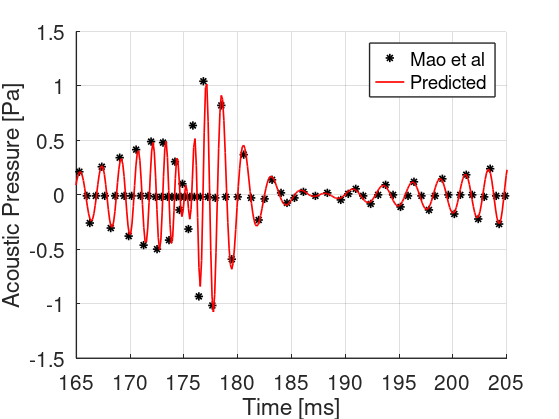

MATLAB code for this plot: (Note: this script raises an error after producing the figure.)
clc
clear
close all
clc

format long

%
set(0,'DefaultLineLineWidth',1.2)
set(0,'DefaultaxesLineWidth',1)
set(0,'DefaultaxesFontSize',15)
%


NFFT=8192;

MaX=0.0; MaY=0.0;MaZ=0.0;
OmegaR = 2.0*pi*27.0;
TR = 2.0*pi/OmegaR;
fR = 1.0/TR;
OmegaM = 500*2.0*pi; 
fM = OmegaM/(2*pi);

Tint=27*TR;
ODT=Tint/NFFT;
OTime = ODT*(0:NFFT-1);



figure(1)
hold on
grid on
f=load('IFFT.txt'); %IFFT data from C code
f1=f(:,1)*NFFT;


thref=importdata('Subrotatingdipoletimehistory000.dat');
plot(thref(:,1),thref(:,2),'k*');
plot(OTime*1000+0.37,2*f1','r-');

legend('Mao et al','Predicted')

xlabel('Time [ms]')
ylabel('Acoustic Pressure [Pa]')

axis([165 205 -1.5 1.5])

set(gca,'XTick',(165:5:205))
set(gcf, 'PaperPositionMode','Auto')   % Use screen size

Filename1 = ['timehistory_',num2str(10*MaX),num2str(10*MaY),num2str(10*MaZ)];
print(Filename1,'-depsc'); 



%
%Comparision of pressure spectrum.
%
refSp=importdata('Subrotatingdipolespectra000.dat');
Pspec=importdata('FDPressureSpectrum.txt');
f=Pspec(:,1);
pF=Pspec(:,2);


k = 0;
FNum = NFFT;

for j = 1:FNum
        
    if mod(f(j)-round(fM),round(fR))==0 %?
    
        k = k+1;
        pFN(k) = pF(j);
        fN(k) = f(j);
        
    end
    
end

FNumN = length(refSp);


figure(2)
grid on
hold on
box on

plot(refSp(:,1),refSp(:,2),'k*')
stem(refSp(:,1),pFN(1:FNumN),'rs')

legend('Mao et al','Predicted')

xlabel('Frequency [Hz]')
ylabel('Acoustic Pressure [Pa]')

axis([0 1500 -0.0001 0.14])

set(gcf, 'PaperPositionMode','Auto')   % Use screen size
Filename2 = ['spectrum_',num2str(10*MaX),num2str(10*MaY),num2str(10*MaZ)];
print(Filename2,'-depsc'); 


